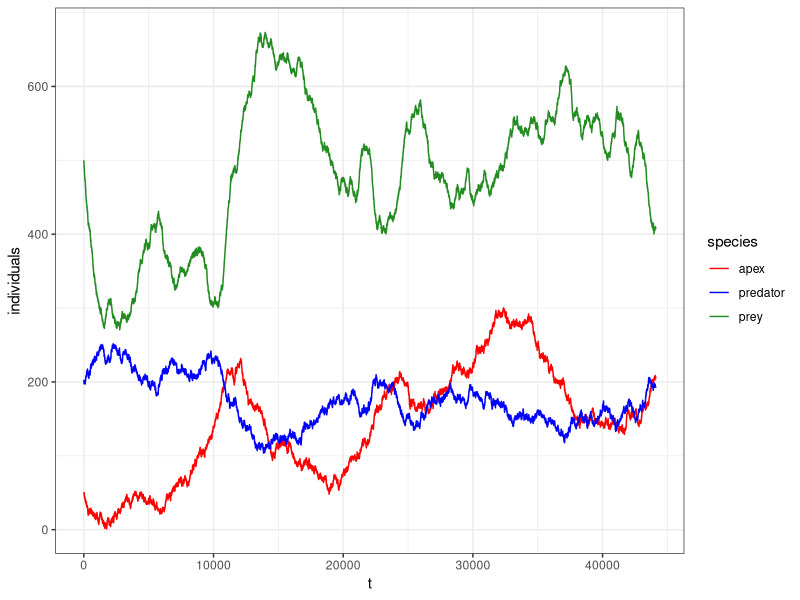
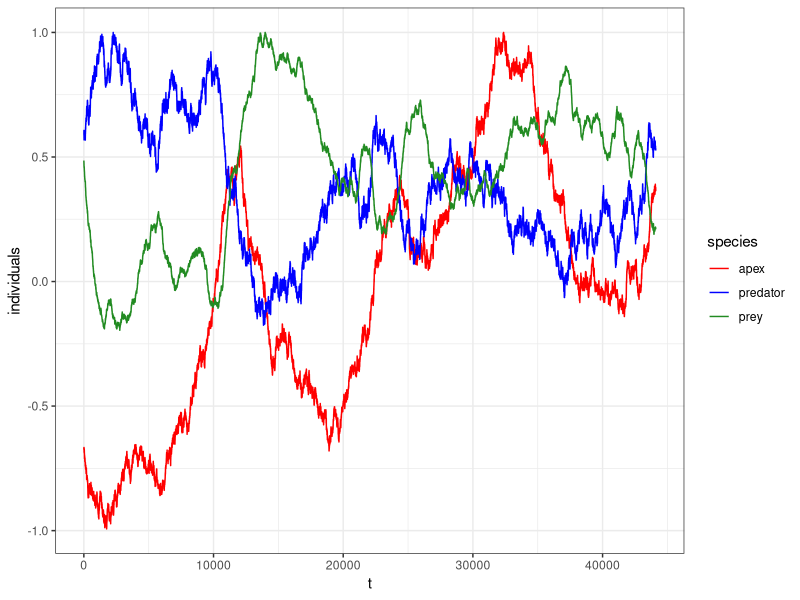

These charts were generated, in order, by the following R code:
#tabacwoman May 2022


rm(list=ls())


library(ggplot2)
library(tidyverse)





#CONSTANTS
# a = intrinsic growth rate (prey)
# b = predation and other population loss coefficient (prey)
# k = density dependent growth coefficient (prey)

# c = other population loss coefficient (predator)
# d = intrinsic growth rate (predator)
# q = predation coefficient (predator)

# m = intrinsic growth rate (apex predator)
# w = population loss coefficient (apex predator)

# VARIABLES
# x = prey population
# y = predator population
# z = apex predator population

{
  preyEq <- function(a, b, k, x, y, dt) return(x+ (a*x - (b*x*y + k*(x^2))/dt))
  predEq <- function(d, c, q, x, y, z, dt) return(y+ (d*x*y -( c*y +q*z))/dt)
  apexEq <- function(m, w, z, y, dt) return(z+ (m*z*y - w*z)/dt)
  
  
  stochast <- unlist(lapply( rnorm(10000,mean = 0, sd = 0.5), round),use.names = FALSE)  
  
  
cycles <- 44.1e3 # number of time steps

#initial population sizes
x <- 500
y <- 200
z <- 50

Pops <- data.frame(prey = c(x,x,x), predator = c(y,y,y), apex = c(z,z,z))

Pops[0,1] <- x
Pops[1,1] <- x
Pops[0,2] <- y
Pops[1,2] <- y
Pops[0,3] <- z
Pops[1,3] <- z
}


for (i in 2:cycles){
  
  if(Pops[i-1,1] > 0){x <- Pops[i-1,1]}else{x <- 0}
  if(Pops[i-1,2] > 0){y <- Pops[i-1,2]}else{y <- 0}
  if(Pops[i-1,3] > 0){z <- Pops[i-1,3]}else{z <- 0}
               
  if(x < 0){x <- 0}
  if(y < 0){y <- 0} 
  if(z < 0){z <- 0}
    
    Pops[i,1] <-  preyEq(1e-2, 3e-5, 1e-5, x, y,1.0 ) +sample(stochast,1)
    Pops[i,2] <-  predEq(7e-7, 2e-4, 1.5e-4, x, y, z, 1.0 ) +sample(stochast,1)
    Pops[i,3] <-  apexEq(5e-6, 8e-4, z, y,1.0 ) +sample(stochast,1)
    
    
    
    
    }
  

#Plot of population sizes
{
  Pops_gathered <- Pops%>%mutate(t = seq(1:length(Pops$prey)))

Pops_gathered <- Pops_gathered %>%
  select(t, prey, predator, apex) %>%
  gather(key = "species", value = "individuals", -t)


ggplot(Pops_gathered, aes(x = t, y = individuals)) + 
  geom_line(aes(color = species))+
  scale_color_manual(values = c("red", "blue","forestgreen"))+theme_bw()}


#scaled plot of population sizes [-1,1], can be used to convert the data into audio files.
{
normpops <- Pops
normpops$prey <- 2*normpops$prey/max(normpops$prey) -1
normpops$predator <- 2*normpops$predator/max(normpops$predator) -1
normpops$apex <- 2*normpops$apex/max(normpops$apex) -1

normpops_gathered <- normpops%>%mutate(t = seq(1:length(normpops$prey)))

normpops_gathered <- normpops_gathered %>%
  select(t, prey, predator, apex) %>%
  gather(key = "species", value = "individuals", -t)


ggplot(normpops_gathered, aes(x = t, y = individuals)) + 
  geom_line(aes(color = species))+
  scale_color_manual(values = c("red", "blue","forestgreen"))+theme_bw()}
